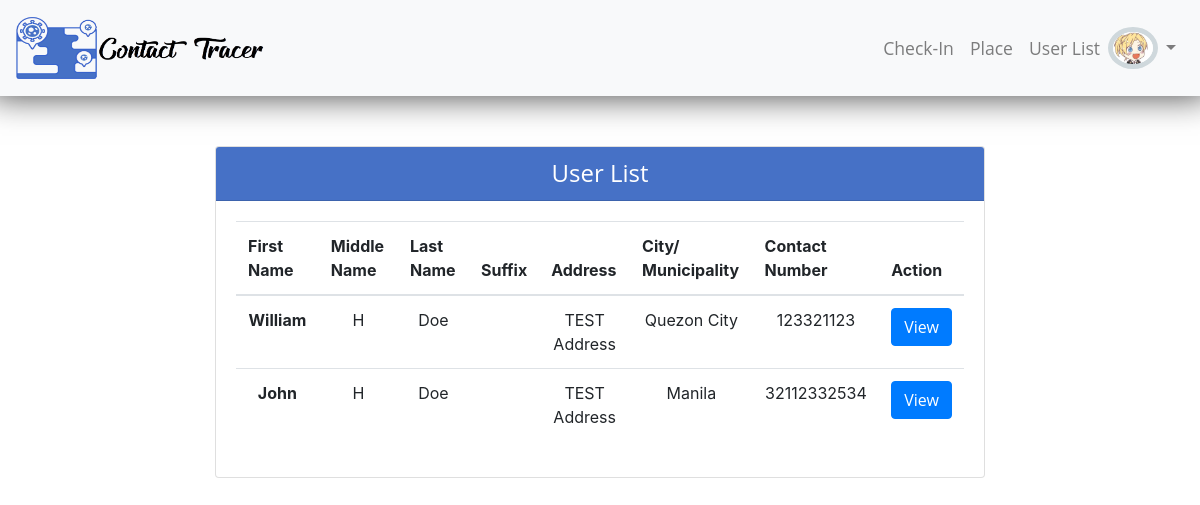
Screenshot of /user/list (signed in) with the database file from the repository.
### app/models.py (models this page shows, shortened)
class User(AbstractBaseUser, PermissionsMixin):
    email = models.EmailField(verbose_name='email address',max_length=255,unique=True,)
    date_joined = models.DateTimeField(('date joined'), auto_now_add=True)
    is_active = models.BooleanField(default=True)
    is_staff = models.BooleanField(default=False)
    is_superuser = models.BooleanField(default=False)
    sex_choices = (('Male', 'Male'),('Female', 'Female'),)
    first_name = models.CharField(('First Name'),max_length=255)
    middle_name = models.CharField(('Middle Name'),max_length=255,blank=True, null=True)
    last_name = models.CharField(('Last Name'),max_length=255)
    suffix = models.CharField(('Suffix'),max_length=255, blank=True)
    sex = models.CharField(('Sex'), max_length=10, choices=sex_choices)
    birthdate = models.DateField(('Birth date'), help_text='Format: yyyy-mm-dd', null=True)
    address = models.CharField(('Address'), max_length=255, blank=True, null=True, help_text='Apartment, suite, unit, building, floor, street, barangay')
    province = models.ForeignKey(Province, on_delete=models.SET_NULL, verbose_name='Province', null=True)
    city = models.ForeignKey(City, on_delete=models.SET_NULL, verbose_name='City/Municipality', null=True)
    contact_number = models.CharField(('Contact Number'), max_length=20)
    travel_history = models.CharField(('Travel History'), max_length=500, blank=True, null=True)
    image = models.ImageField(default="user.png", upload_to=profile_upload_path)
    USERNAME_FIELD = 'email'
    REQUIRED_FIELDS = []
    objects = UserManager()

class City(models.Model):
    province = models.ForeignKey(Province, on_delete=models.CASCADE)
    name = models.CharField(max_length=255)
    def __str__(self):
        name ='%s' % (self.name)
        return name.strip()
    class Meta:
        verbose_name_plural="Cities"

### app/decorators.py (the view)
    def wrapper_function(request, *args, **kwargs):
        group = None
        if group =='User':
            return redirect('place_create')
        else:
            return view_func(request, *args, **kwargs)

### app/views.py (called while the page is built)
@login_required(login_url='signin')
@restricted_user
def UserListView(request):
    data = User.objects.all()
    context={'data':data}
    return render(request, 'account/user_list.html', context)

### app/Templates/account/user_list.html (shortened to what this page needs)
{% extends 'base.html'%}
{% load static %}
{% load crispy_forms_tags%}
{% block content %}
<div class="container-fluid">
    <div class="row" id="fd">
        <div class="col-md-8 mx-auto ">
            <div class="card" id="">
                <div class="card-header text-center">
                    <h4 class="my-auto">User List</h4>
                </div>
                <div class="card-body">
                    <table class="table table-responsive-md" id="userlist">
                        <thead>
                            <tr>
                                <th scope="col">First Name</th>
                                <th scope="col">Middle Name</th>
                                <th scope="col">Last Name</th>
                                <th scope="col">Suffix</th>
                                <th scope="col">Address</th>
                                <th scope="col">City/ Municipality</th>
                                <th scope="col">Contact Number</th>
                                <th scope="col">Action</th>
                            </tr>
                        </thead>
                        <tbody>
                            {% for i in data %}
                            <tr>
                                <th scope="row" class="text-center">{{i.first_name}}</th>
                                <td class="text-center">{{i.middle_name}}</td>
                                <td class="text-center">{{i.last_name}}</td>
                                <td class="text-center">{{i.suffix}}</td>
                                <td class="text-center">{{i.address}}</td>
                                <td class="text-center">{{i.city}}</td>
                                <td class="text-center">{{i.contact_number}}</td>
                                <td>
                                    <a class="btn btn-primary" href="{% url 'user_detail' i.id%}" role="button">View</a>
                                </td>
                            </tr>
                            {% endfor %}
                        </tbody>
                    </table>
                </div>
            </div>
        </div>
    </div>
</div>
{% endblock %}
{% block js %}
<link rel="stylesheet" type="text/css" href="https://cdn.datatables.net/v/bs4/dt-1.10.21/b-1.6.2/datatables.min.css"/>
{% endblock%}

### app/Templates/navbar.html (shortened to what this page needs)
{% load static %}
<header>
    <nav class="navbar navbar-expand-lg navbar-light bg-light" id="navbar">
        <a class="navbar-brand" href="">
            <img src="{% static 'images/logo.png' %}" width="250" height="70" class="d-inline-block align-top" alt="">
        </a>
        <div class="collapse navbar-collapse" id="navbarNavDropdown">
            {% if user.is_authenticated %}
            <ul class="navbar-nav">
                <li class="nav-item ">
                    <a class="nav-link" href="{% url 'checkin' %}">Check-In<span class="sr-only">(current)</span></a>
                </li>
                {% if request.user.groups.all.0.name == "Admin"%}
                    <li class="nav-item ">
                        <a class="nav-link" href="{% url 'place_create'%}">Place<span class="sr-only">(current)</span></a>
                    </li>
                    <li class="nav-item ">
                        <a class="nav-link" href="{% url 'user_list'%}">User List<span class="sr-only">(current)</span></a>
                    </li>
                {% endif %}
                <img class="rounded-circle" src="{{request.user.image.url}}" alt="User Avatar" id="nav_profile" width="50px">
                <li class="nav-item dropdown" id="profile_link">
                    <a class="nav-link dropdown-toggle" href="#" id="navbarDropdown" role="button" data-toggle="dropdown" aria-haspopup="true" aria-expanded="false"></a>
                </li>
            </ul>
            {% endif %}
        </div>
    </nav>
</header>

### static/css/style.css (style rules this page uses)
a, p, h1, h2, h3 , h4 ,h5, h6 { font-family: "Open Sans", sans-serif; }
a.nav-link { font-size: 1.1rem; color: black; text-align: center; }
nav#navbar { box-shadow: 0px -10px 33px 10px rgba(0,0,0,0.75); margin-bottom: 50px; }
.container-fluid { height: 600px; }
#fd { height: 700px; }
.card-header { color: white; background: #4671c6; }
img.rounded-circle { border: 5px solid #cfd8dc; }

### rows the page displays
User: user.image (picture), first_name "William", middle_name "H", last_name "Doe", address "TEST Address", city "Quezon City", contact_number "123321123"
User: first_name "John", middle_name "H", last_name "Doe", address "TEST Address", city "Manila", contact_number "32112332534"
